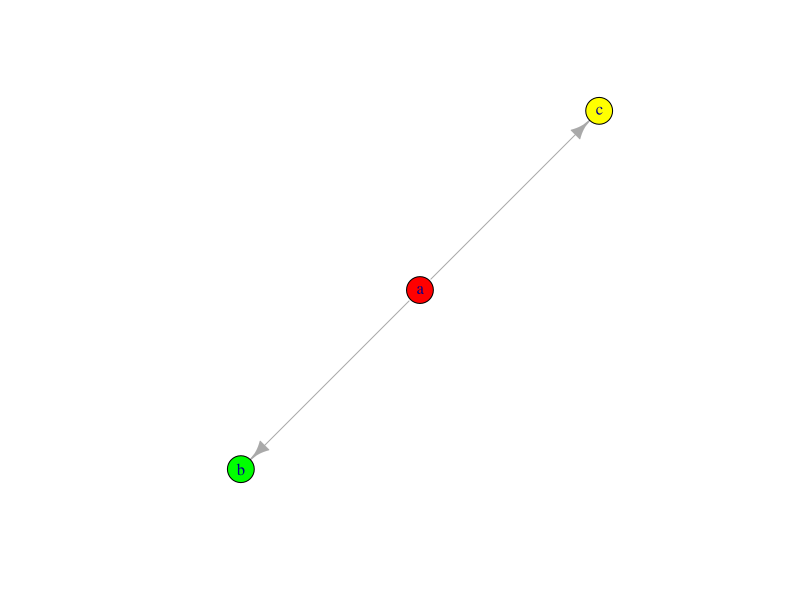

The R source for this figure:
## ---- chunk 1
library(igraph)
#Gráfico de ejemplo
gA <- graph(c("a", "b", "a", "c"))
plot(gA, vertex.color=c( "red", "green", "yellow"))

#Generamos un set de datos de prueba y calculamos la correlación entre los nodos.
set.seed(2812)
a <- rnorm(100, 0, 0.1)
b <- 2*a-2+rnorm(100,0,0.1)
cor(a,b)
c <- 2*a+4+rnorm(100,0,0.1)
cor(a,c)
cor(c,b)
## ---- chunk 2
#Correlaciones mediante un modelo lineal
cor(lm(a~c)$residuals,lm(b~c)$residuals)
cor(lm(a~b)$residuals,lm(c~b)$residuals)
cor(lm(b~a)$residuals,lm(c~a)$residuals)
